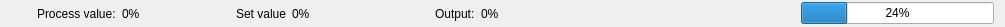
<?xml version="1.0" encoding="UTF-8"?>
<ui version="4.0">
 <class>PlotStatusBar</class>
 <widget class="QWidget" name="PlotStatusBar">
  <property name="geometry">
   <rect>
    <x>0</x>
    <y>0</y>
    <width>1005</width>
    <height>27</height>
   </rect>
  </property>
  <property name="sizePolicy">
   <sizepolicy hsizetype="Expanding" vsizetype="Preferred">
    <horstretch>0</horstretch>
    <verstretch>0</verstretch>
   </sizepolicy>
  </property>
  <property name="windowTitle">
   <string>Form</string>
  </property>
  <layout class="QHBoxLayout" name="horizontalLayout_4">
   <property name="topMargin">
    <number>2</number>
   </property>
   <property name="bottomMargin">
    <number>2</number>
   </property>
   <item>
    <layout class="QHBoxLayout" name="horizontalLayout_3">
     <item>
      <widget class="QLabel" name="lblBlue">
       <property name="sizePolicy">
        <sizepolicy hsizetype="Minimum" vsizetype="Preferred">
         <horstretch>0</horstretch>
         <verstretch>0</verstretch>
        </sizepolicy>
       </property>
       <property name="minimumSize">
        <size>
         <width>20</width>
         <height>0</height>
        </size>
       </property>
       <property name="text">
        <string/>
       </property>
      </widget>
     </item>
     <item>
      <widget class="QLabel" name="label_3">
       <property name="text">
        <string>Process value:</string>
       </property>
      </widget>
     </item>
     <item>
      <widget class="QLabel" name="lblPv">
       <property name="text">
        <string>0%</string>
       </property>
      </widget>
     </item>
     <item>
      <spacer name="horizontalSpacer_3">
       <property name="orientation">
        <enum>Qt::Horizontal</enum>
       </property>
       <property name="sizeHint" stdset="0">
        <size>
         <width>40</width>
         <height>20</height>
        </size>
       </property>
      </spacer>
     </item>
    </layout>
   </item>
   <item>
    <layout class="QHBoxLayout" name="horizontalLayout_2">
     <item>
      <widget class="QLabel" name="lblGreen">
       <property name="sizePolicy">
        <sizepolicy hsizetype="Minimum" vsizetype="Minimum">
         <horstretch>0</horstretch>
         <verstretch>0</verstretch>
        </sizepolicy>
       </property>
       <property name="minimumSize">
        <size>
         <width>20</width>
         <height>2</height>
        </size>
       </property>
       <property name="text">
        <string/>
       </property>
      </widget>
     </item>
     <item>
      <widget class="QLabel" name="label_2">
       <property name="text">
        <string>Set value</string>
       </property>
      </widget>
     </item>
     <item>
      <widget class="QLabel" name="lblSv">
       <property name="text">
        <string>0%</string>
       </property>
      </widget>
     </item>
     <item>
      <spacer name="horizontalSpacer_2">
       <property name="orientation">
        <enum>Qt::Horizontal</enum>
       </property>
       <property name="sizeHint" stdset="0">
        <size>
         <width>40</width>
         <height>20</height>
        </size>
       </property>
      </spacer>
     </item>
    </layout>
   </item>
   <item>
    <layout class="QHBoxLayout" name="horizontalLayout">
     <item>
      <widget class="QLabel" name="lblYellow">
       <property name="sizePolicy">
        <sizepolicy hsizetype="Minimum" vsizetype="Preferred">
         <horstretch>0</horstretch>
         <verstretch>0</verstretch>
        </sizepolicy>
       </property>
       <property name="minimumSize">
        <size>
         <width>20</width>
         <height>0</height>
        </size>
       </property>
       <property name="text">
        <string/>
       </property>
      </widget>
     </item>
     <item>
      <widget class="QLabel" name="label">
       <property name="text">
        <string>Output:</string>
       </property>
      </widget>
     </item>
     <item>
      <widget class="QLabel" name="lblOutput">
       <property name="text">
        <string>0%</string>
       </property>
      </widget>
     </item>
     <item>
      <spacer name="horizontalSpacer">
       <property name="orientation">
        <enum>Qt::Horizontal</enum>
       </property>
       <property name="sizeHint" stdset="0">
        <size>
         <width>40</width>
         <height>20</height>
        </size>
       </property>
      </spacer>
     </item>
    </layout>
   </item>
   <item>
    <spacer name="horizontalSpacer_4">
     <property name="orientation">
      <enum>Qt::Horizontal</enum>
     </property>
     <property name="sizeHint" stdset="0">
      <size>
       <width>40</width>
       <height>20</height>
      </size>
     </property>
    </spacer>
   </item>
   <item>
    <widget class="QProgressBar" name="pbMashProgress">
     <property name="value">
      <number>24</number>
     </property>
    </widget>
   </item>
  </layout>
 </widget>
 <resources/>
 <connections/>
</ui>
